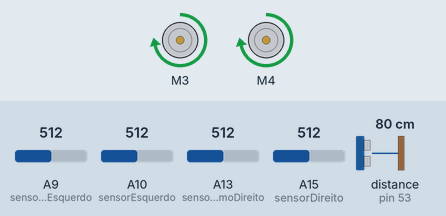
This sketch was run on a simulated Arduino Mega 2560, built with avr-gcc and run on an emulated ATmega2560. Parts: 2 × DC motor (green arrow = forward, orange = backward, longer = faster). Inputs (shaded band) come from the test bench; at power-on: distance to the obstacle (sensor on pin 53) 80 cm, A9 (sensorExtremoEsquerdo) = 512, A10 (sensorEsquerdo) = 512, A13 (sensorExtremoDireito) = 512, A15 (sensorDireito) = 512. The echo pulse lasts 58.3 µs per cm.

Above: at 1.2 s.
1.3 s: distance to the obstacle (sensor on pin 53) set to 5 cm
2.8 s: distance to the obstacle (sensor on pin 53) set to 2 cm
At 6.8 s:
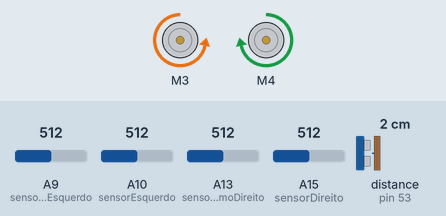
At 12.5 s:
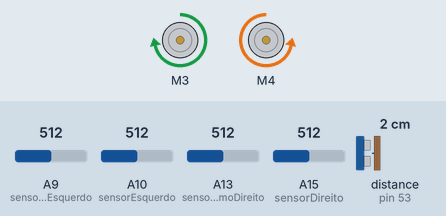
Timing chart, 0 to 14.8 s (numbered marks = the images above; inputs shaded):
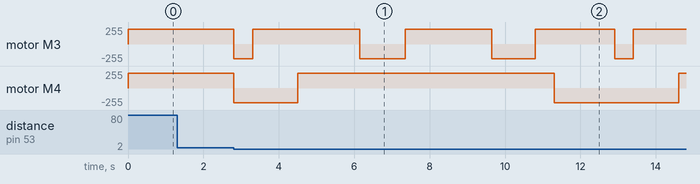

The sketch:

TesteQuatroSensoresSemVerdeComUltrasonico.ino
```cpp
#include <AFMotor.h>
#include <HCSR04.h>

AF_DCMotor motorEsquerdo(3);  // Motor Esquerdo conectado ao pino 1
AF_DCMotor motorDireito(4);   // Motor Direito conectado ao pino 2

#define sensorEsquerdo A10
#define sensorDireito A15
#define sensorExtremoEsquerdo A9
#define sensorExtremoDireito A13

#define LIMIAR 140       // Limiar para detecção da linha preta
#define DISTANCIA_OBSTACULO_MIN 1 // Distância mínima para identificar obstáculo
#define DISTANCIA_OBSTACULO_MAX 4 // Distância máxima para identificar obstáculo

UltraSonicDistanceSensor distanceSensor(51, 53);  // Pino de trigger: 51, Pino de echo: 53

void setup() {
  pinMode(sensorEsquerdo, INPUT);
  pinMode(sensorDireito, INPUT);
  pinMode(sensorExtremoEsquerdo, INPUT);
  pinMode(sensorExtremoDireito, INPUT);

  int Velocidade = 220;
  motorEsquerdo.setSpeed(Velocidade);
  motorDireito.setSpeed(Velocidade);

  Serial.begin(9600);
}

void loop() {
  int leituraEsquerda = analogRead(sensorEsquerdo);
  int leituraDireita = analogRead(sensorDireito);
  int leituraExtremoEsquerdo = analogRead(sensorExtremoEsquerdo);
  int leituraExtremoDireito = analogRead(sensorExtremoDireito);

  int distanciaObstaculo = distanceSensor.measureDistanceCm(); // Realiza a leitura da distância do sensor ultrassônico em cm

  if (distanciaObstaculo > DISTANCIA_OBSTACULO_MIN && distanciaObstaculo < DISTANCIA_OBSTACULO_MAX) {
    // Obstáculo detectado pelo sensor ultrassônico
    Desviar();
  } else {
    if (leituraExtremoEsquerdo < LIMIAR && leituraEsquerda < LIMIAR && leituraDireita < LIMIAR && leituraExtremoDireito < LIMIAR) {
      // Todos os sensores estão sobre a linha preta
      motorEsquerdo.run(FORWARD);
      motorDireito.run(FORWARD);
    } else if (leituraExtremoEsquerdo < LIMIAR && leituraEsquerda < LIMIAR) {
      // Somente o sensor extremo esquerdo e o sensor esquerdo estão sobre a linha preta
      motorEsquerdo.run(BACKWARD);
      motorDireito.run(FORWARD);
    } else if (leituraExtremoDireito < LIMIAR && leituraDireita < LIMIAR) {
      // Somente o sensor extremo direito e o sensor direito estão sobre a linha preta
      motorEsquerdo.run(FORWARD);
      motorDireito.run(BACKWARD);
    } else if (leituraExtremoEsquerdo < LIMIAR) {
      // Somente o sensor extremo esquerdo está sobre a linha preta
      motorEsquerdo.run(BACKWARD);
      motorDireito.run(FORWARD);
    } else if (leituraExtremoDireito < LIMIAR) {
      // Somente o sensor extremo direito está sobre a linha preta
      motorEsquerdo.run(FORWARD);
      motorDireito.run(BACKWARD);
    } else if (leituraEsquerda < LIMIAR && leituraDireita < LIMIAR) {
      // Somente os sensores central esquerdo e central direito estão sobre a linha preta
      motorEsquerdo.run(FORWARD);
      motorDireito.run(FORWARD);
    } else if (leituraEsquerda < LIMIAR) {
      // Somente o sensor central esquerdo está sobre a linha preta
      motorEsquerdo.run(BACKWARD);
      motorDireito.run(FORWARD);
    } else if (leituraDireita < LIMIAR) {
      // Somente o sensor central direito está sobre a linha preta
      motorEsquerdo.run(FORWARD);
      motorDireito.run(BACKWARD);
    } else {
      // Nenhum sensor está sobre a linha preta
      motorEsquerdo.run(FORWARD);
      motorDireito.run(FORWARD);
    }
  }
}

void Desviar() {
  // Lógica para desviar do obstáculo
    int leituraEsquerda = analogRead(sensorEsquerdo);
  int leituraDireita = analogRead(sensorDireito);

  motorEsquerdo.run(BACKWARD);
  motorDireito.run(BACKWARD);
  delay(500); // Ajuste o tempo conforme necessário para o robô recuar mais tempo
  motorEsquerdo.run(FORWARD);
  motorDireito.run(BACKWARD);
  delay(1200); // Ajuste o tempo conforme necessário para o robô girar mais tempo
  motorEsquerdo.run(FORWARD);
  motorDireito.run(FORWARD);
  delay(1650); // Ajuste o tempo conforme necessário para o robô seguir em frente mais tempo
  motorEsquerdo.run(BACKWARD);
  motorDireito.run(FORWARD);
  delay(1200); // ajuste o tempo para o robô girar a esquerda
  motorEsquerdo.run(FORWARD);
  motorDireito.run(FORWARD);
  delay(2300); // ajuste o tempo para andar para frente
  motorEsquerdo.run(BACKWARD);
  motorDireito.run(FORWARD);
  delay(1150); // ajuste o tempo para virar a esquerda
  motorEsquerdo.run(FORWARD);
  motorDireito.run(FORWARD);
  delay(500);
//  delay(2700); // ajuste o tempo para andar para frente
  if (leituraEsquerda > LIMIAR && leituraDireita > LIMIAR){
  motorEsquerdo.run(FORWARD);
  motorDireito.run(BACKWARD);
  delay(1600); // ajuste o tempo para virar a direita
  }

}
```

Measured:
- the behaviour switches between 4 and 3 cm on distance to the obstacle (sensor on pin 53) (found by bisection; images 0 and 1)
- after the input at 1.3 s, every drawn part: stays the same
- after the input at 2.8 s, motor M3: forward 220/255 → backward 220/255 at once, → forward 220/255 0.50 s later, → backward 220/255 2.9 s later, → forward 220/255 1.2 s later, … (8 changes in this stretch); motor M4: forward 220/255 → backward 220/255 at once, → forward 220/255 1.7 s later, → backward 220/255 6.8 s later, → forward 220/255 3.3 s later
